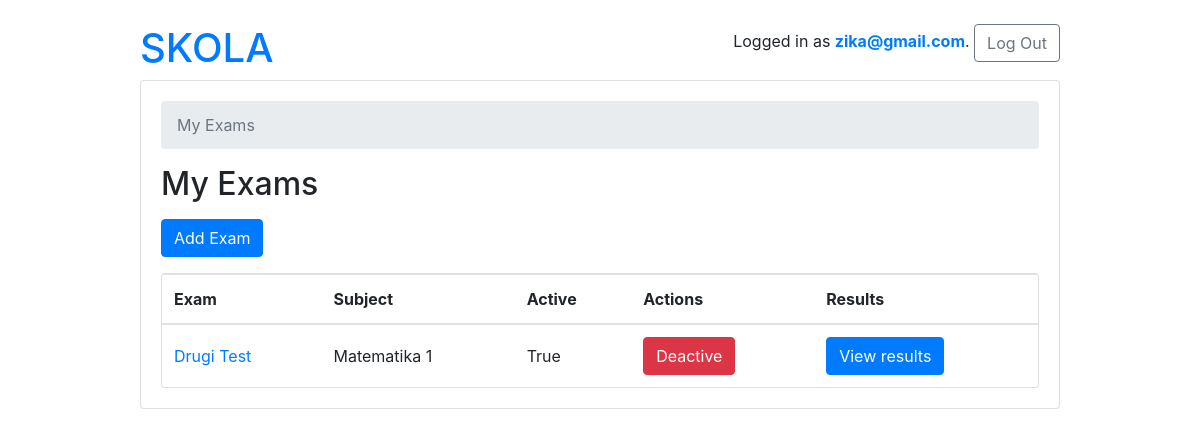
The page /teachers/ (signed in) on the database its author committed.
### account/models.py (models this page shows, shortened)
class User(AbstractBaseUser):
    first_name = models.CharField(max_length=220)
    last_name = models.CharField(max_length=220)
    email = models.EmailField(
        verbose_name='Email address',
        max_length=255,
        unique=True
    )
    username = models.CharField(max_length=40, unique=True)
    date_joined = models.DateTimeField(verbose_name="date joined", auto_now_add=True)
    last_login = models.DateTimeField(verbose_name="last login", auto_now=True)
    is_admin = models.BooleanField(default=False)
    is_staff = models.BooleanField(default=False)
    is_superuser = models.BooleanField(default=False)
    proflie_image = models.ImageField(max_length=255, upload_to=get_profile_image_filepath, null=True, blank=True)
    is_student = models.BooleanField(default=False)
    is_teacher = models.BooleanField(default=False)
    is_active = models.BooleanField(default=True)
    objects = MyAccountManager()
    USERNAME_FIELD = 'email'
    REQUIRED_FIELDS = ['username']

### school/models.py (models this page shows, shortened)
class Exam(models.Model):
    type = models.CharField(max_length=100)
    active = models.BooleanField(default=False)
    duration = models.IntegerField()
    nuber_of_questions = models.IntegerField()
    required_score_to_pass = models.IntegerField(help_text="required score in %")
    subject  = models.ForeignKey(Subject, on_delete=models.CASCADE)
    owner = models.ForeignKey('account.User', on_delete=models.CASCADE, related_name='exams')

class Subject(models.Model):
    name = models.CharField(max_length=220)
    school = models.ManyToManyField(School, related_name='school')
    def __str__(self):
        return self.name

### account/views.py (the view)
# urls.py: path('', ExamTeacherListView.as_view(), name='exam_change_list'),
@method_decorator([login_required, teacher_required], name='dispatch')
class ExamTeacherListView(ListView):
    model = Exam
    ordering = ('type', )
    context_object_name = 'exams'
    template_name = 'teachers/exam_change_list.html'
    def get_queryset(self):
        queryset = Exam.objects.filter(owner=self.request.user)#self.request.user.exams \
        return queryset

### templates/teachers/exam_change_list.html
{% extends 'base.html' %}
{% block content %}
  <nav aria-label="breadcrumb">
    <ol class="breadcrumb">
      <li class="breadcrumb-item active" aria-current="page">My Exams</li>
    </ol>
  </nav>
  <h2 class="mb-3">My Exams</h2>
  <a href="{% url 'teachers:exam_add' %}" class="btn btn-primary mb-3" role="button">Add Exam</a>
  <div class="card">
    <table class="table mb-0">
      <thead>
        <tr>
          <th>Exam</th>
          <th>Subject</th>
          <th>Active</th>
          <th>Actions</th>
          <th>Results</th>
        </tr>
      </thead>
      <tbody>
        {% for exam in exams %}
          <tr>
            <td class="align-middle"><a href="{% url 'teachers:exam_change' exam.pk %}">{{ exam.type }}</a></td>
            <td class="align-middle">{{exam.subject}}</td>
            <td class="align-middle">{{exam.active}}</td>
            <td class="align-middle">
              {% if exam.active == False %}
                <a type="button" class="btn btn-success float-middle" href="{% url 'teachers:exam_change_activity' exam.pk %}">Activate</a>
              {% else %}
                <a type="button" class="btn btn-danger float-middle" href="{% url 'teachers:exam_change_activity' exam.pk %}">Deactive</a>
              {% endif %}
            </td>
            <td class="align-middle"><a href="{% url 'teachers:exam_results' exam.pk %}" class="btn btn-primary float-middle">View results</a></td>
          </tr>
        {% empty %}
          <tr>
            <td class="bg-light text-center font-italic" colspan="5">You haven't created any Exam yet.</td>
          </tr>
        {% endfor %}
      </tbody>
    </table>
  </div>
{% endblock %}

### templates/base.html (shortened to what this page needs)
{% load static %}
<!doctype html>
<html lang="eng">
<head>
    <link rel="stylesheet" href="https://cdn.jsdelivr.net/npm/bootstrap@4.5.3/dist/css/bootstrap.min.css"
>
</head>
<body>
    <div class="container my-4">
        <div class="row justify-content-center">
            <div class="col-md-10 col-sm-12">
                <div class="row">
                    <div class="col-6">
                        <h1><a href="{% url 'home' %}">SKOLA</a></h1>
                    </div>
                    <div class="col-6 text-right">
                        {% if user.is_authenticated %}
                            <p>Logged in as <strong><a href="{% url 'users:profile' user.pk %}">{{user.email}}</a></strong>. <a href="{% url 'logout' %}" class="btn btn-outline-secondary btn-md" role="button">Log Out</a></p>
                        {% else %}
                            <p><a href="{% url 'login' %}" class="btn btn-light" role="button">Log in</a></p>
                        {% endif %}
                    </div>
                </div>
                <div class="card mb-3">
                    <div class="card-body">
                        {% block content %}
                        {% endblock content %}
                    </div>
                </div>
            </div>
        </div>
    </div>
</body>
</html>

### rows shown on the page
User: email "zika@gmail.com"
Exam: type "Drugi Test", subject "Matematika 1", active "True", shows "Deactive"
